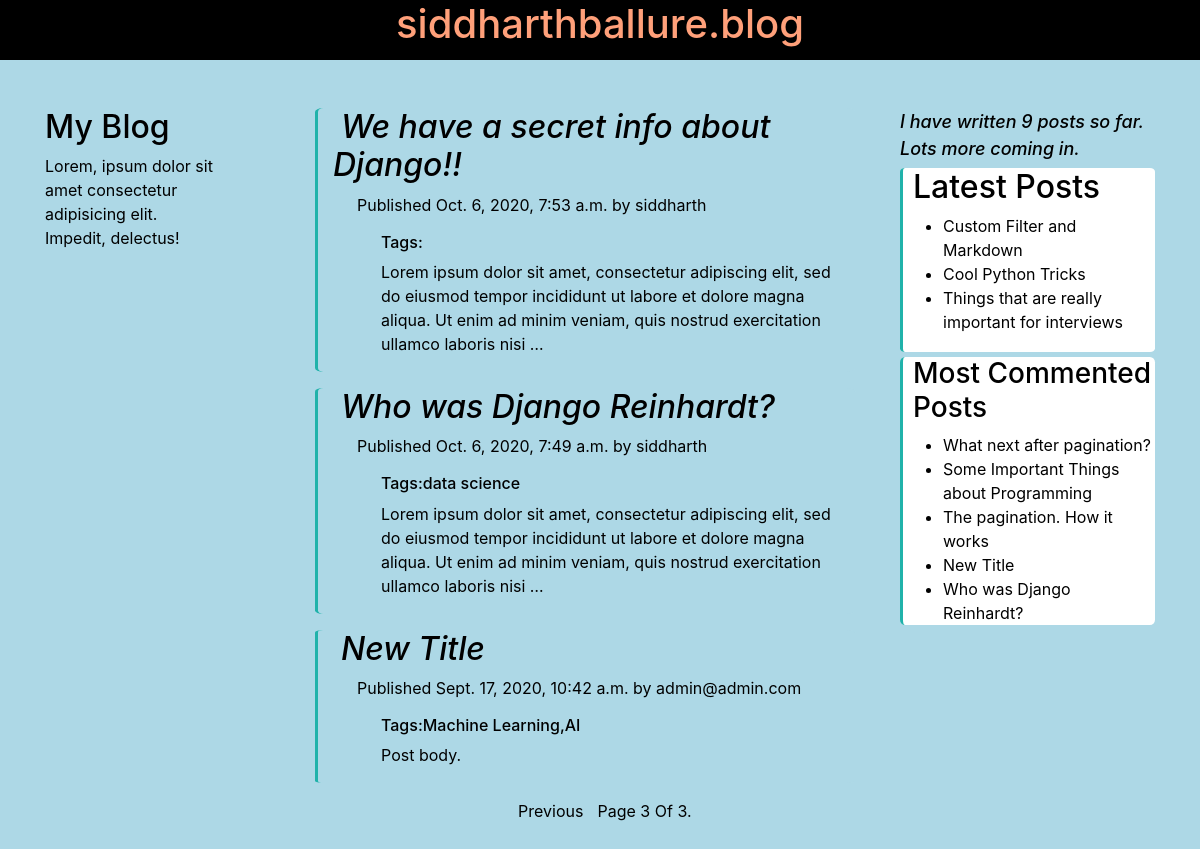
Page /blog/?page=3 on the committed database.
### blog/models.py (models this page shows, shortened)
class Post(models.Model):
    STATUS_CHOICES = (
        ('draft', 'Draft'),
        ('published', 'Published'),
    )
    title = models.CharField(max_length=250)
    slug = models.SlugField(max_length=250,
                            unique_for_date='publish')
    author = models.ForeignKey(User,
                                on_delete=models.CASCADE,
                                related_name='blog_posts')
    body = models.TextField()
    publish = models.DateTimeField(default=timezone.now)
    created = models.DateTimeField(auto_now_add=True)
    updated = models.DateTimeField(auto_now=True)
    status = models.CharField(max_length=10,
                              choices=STATUS_CHOICES,
                              default='draft')
    objects = models.Manager() #default manager
    published = PublishedManager() #custom manager
    tags = TaggableManager()
    class Meta:
        ordering = ('-publish',)
    def get_absolute_url(self):
        return reverse('blog:post_detail',
                        args=[self.publish.year,
                              self.publish.month,
                              self.publish.day,
                              self.slug])

### blog/views.py (the view)
# urls.py: path('', views.post_list, name='post_list'),
def post_list(request, tag_slug=None):
    object_list = Post.published.all()
    paginator = Paginator(object_list, 3)
    page = request.GET.get('page')
    try:
        posts = paginator.page(page)
    except PageNotAnInteger:
        posts = paginator.page(1)
    except EmptyPage:
        posts = paginator.page(paginator.num_pages)
    object_list = Post.published.all()
    tag = None
    if tag_slug:
        tag = get_object_or_404(Tag, slug=tag_slug)
        object_list = object_list.filter(tags__in=[tag])
    return render(request,
                  'blog/post/list.html',
                  {'page':page,'posts':posts,
                  'tag':tag})

### blog/models.py (called while the page is built)
    def get_queryset(self):
        return super(PublishedManager, self).get_queryset()\
                                            .filter(status='published')

### blog/templatetags/blog_tags.py (called while the page is built)
@register.simple_tag
def total_posts():
    return Post.published.count()

@register.inclusion_tag('blog/post/latest_posts.html')
def show_latest_posts(count=5):
    latest_posts = Post.published.order_by('-publish')[:count]
    return {'latest_posts':latest_posts}

@register.simple_tag
def get_most_commented_posts(count=5):
    return Post.published.annotate(
        total_comments = Count('comments')
    ).order_by('-total_comments')[:count]

@register.filter(name='markdown')
def markdown_format(text):
    return mark_safe(markdown.markdown(text))

### blog/templates/blog/post/list.html (shortened to what this page needs)
{% extends 'blog/base.html' %}
{% load blog_tags %}
{% block content %}
    {% for post in posts %}
        <div class=' alert-info mb-3 card-deck col' id='posts_list'>
            <h2>
                <a id=='anchor' href="{{ post.get_absolute_url }}" class="ml-2 text-decoration-none font-italic">
                    {{ post.title }}
                </a>
            </h2>
            <div>
                <div>
                    <p class="date ml-4">
                    Published {{ post.publish }} by {{ post.author }}
                    </p>
                </div>
                <div>
                    <h6 class='row ml-5'>
                        Tags: {% for tag in post.tags.all %}
                            <a class='text-decoration-none' href="{% url "blog:post_list_by_tag" tag.slug %}">
                                {{ tag.name }}
                            </a>
                            {% if not forloop.last %},{% endif %}
                        {% endfor %}
                    </h6>
                </div>
            </div>
            <div class="ml-5">
                {{ post.body|markdown|truncatewords_html:30 }}
            </div>
        </div>
    {% endfor %}
    <div class="pb-5 text-capitalize" class=''>
        {% include 'pagination.html' with page=posts %}
    </div>
{% endblock %}

### blog/templates/blog/base.html (shortened to what this page needs)
{% load blog_tags %}
{% load static %}
<!DOCTYPE html>
<html lang="en">
<head>
    <link rel="stylesheet" href="https://stackpath.bootstrapcdn.com/bootstrap/4.5.2/css/bootstrap.min.css"
>
    <link rel="stylesheet" href="{% static 'css/blog.css' %}">
</head>
<body>
        <div id='head' class='mb-5 pb-1 sticky-top'>
            <h1  class='text-center'>siddharthballure.blog</h1>
        </div>
<div class="container" >
    <div class="row">
        <div id="sidebar"  class="col-sm-2 mt-auto">
            <h2>My Blog</h2>
            <p>Lorem, ipsum dolor sit amet consectetur adipisicing elit. Impedit, delectus!</p>
        </div>
        <div id="content"  class="col col-sm-6" >
            {% block content %}
            {% endblock %}
        </div>
        <div class='col col-sm-3' id='right-sidebar'>
            <p>I have written {% total_posts %} posts so far. Lots more coming in.</p>
            <div id='latest_posts'>
                <h2>Latest Posts</h2>
                {% show_latest_posts 3 %}
            </div>
            <div id='most_commented'>
                <h3>Most Commented Posts</h3>
                {% get_most_commented_posts as most_commented_posts %}
                <ul>
                    {% for post in most_commented_posts %}
                        <li>
                            <a href="{{ post.get_absolute_url }}">
                                {{ post.title }}
                            </a>
                        </li>
                    {% endfor %}
                </ul>
            </div>
        </div>
    </div>
</div>
</body>
</html>

### blog/templates/blog/post/latest_posts.html
<ul>
    {% for post in latest_posts %}
        <li>
            <a href="{{ post.get_absolute_url }}">
                {{ post.title }}
            </a>
        </li>
    {% endfor %}
</ul>

### blog/static/css/blog.css (style rules this page uses)
html { scroll-behavior: smooth; }
body { background:lightblue; color: black; }
#head { background: black; color: lightsalmon; }
#sidebar { position: fixed; margin-top: 100px; padding-left: -10px; }
#posts_list { border-radius: 1.5%; }
#content { margin-left: auto; }
.alert-info { background-color:lightblue; border-left: 3px solid lightseagreen; color: black; }
a { color: black; }
#right-sidebar { margin-bottom: auto; border-radius: 2%; }
#right-sidebar { position: -webkit-sticky; position: sticky; top: -35px; }
#right-sidebar > p { font-style: italic; font-size: large; font-weight: 500; color: black; }
ul>li { list-style-type: disc; }
#latest_posts { background-color: rgb(255, 255, 255); border-radius: 2%; padding-right: 2px; padding-left: 10px; padding-bottom: 2px; margin-bottom: 5px; padding-top: -10px; margin-top: -10px; border-left: 3px solid lightseagreen; }
#latest_posts>ul { padding-left: 30px; }
#most_commented { background-color: rgb(255, 255, 255); border-radius: 2%; padding-left: 10px; border-left: 3px solid lightseagreen; }
#most_commented >ul { padding-left: 30px; }

### rows in the picture
Post: title "We have a secret info about Django!!", publish "Oct. 6, 2020, 7:53 a.m.", author "siddharth", body "Lorem ipsum dolor sit amet, consectetur adipiscing elit, sed do eiusmod tempor incididunt ut labore et dolore magna aliqua. Ut enim ad minim veniam, quis nostrud exercitation ullamco laboris nisi …"
Post: title "Who was Django Reinhardt?", publish "Oct. 6, 2020, 7:49 a.m.", author "siddharth", body "Lorem ipsum dolor sit amet, consectetur adipiscing elit, sed do eiusmod tempor incididunt ut labore et dolore magna aliqua. Ut enim ad minim veniam, quis nostrud exercitation ullamco laboris nisi …"
Tag: name "data science"
Post: title "New Title", publish "Sept. 17, 2020, 10:42 a.m.", author "admin@admin.com", body "Post body."
Tag: name "Machine Learning"
Tag: name "AI"
Post: title "Custom Filter and Markdown"
Post: title "Cool Python Tricks"
Post: title "Things that are really important for interviews"
Post: title "What next after pagination?"
Post: title "Some Important Things about Programming"
Post: title "The pagination. How it works"

### other values in the picture
{{ page.number }} "3"
{{ page.paginator.num_pages }} "3"
